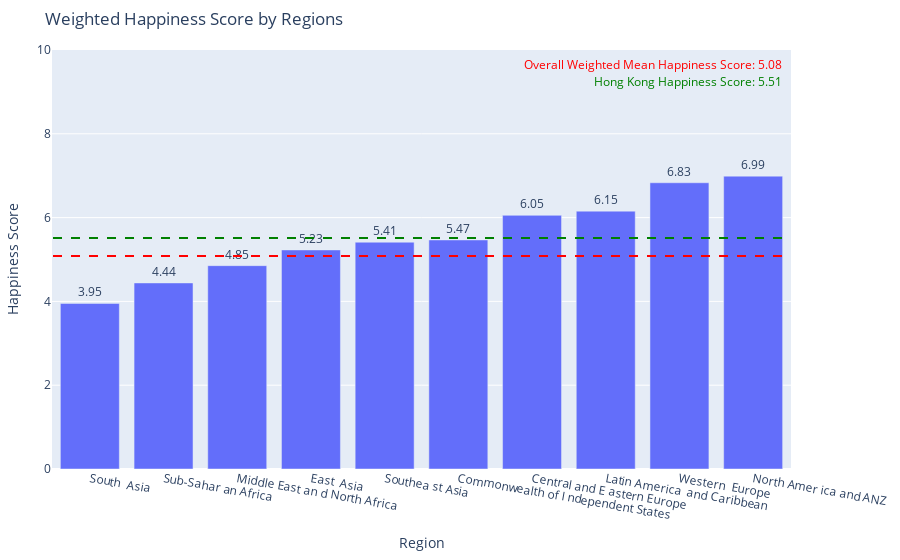

Notebook source saved alongside this figure:
### Markdown cell above
Weighted happiness score of the World Bank defined world regions

### Code cell
#Extract regional mean of Happiness Scores
df_region = df_main_renewed.groupby('region').apply(lambda x: np.average(x['happiness_score'], weights=x['population_2020_mean'])).reset_index(name='weighted_happiness_score')

#Sort the dataframe by Happiness Scores
df_region = df_region.sort_values(by='weighted_happiness_score')

#Plot the bar chart
fig = px.bar(df_region, x='region', y='weighted_happiness_score', text='weighted_happiness_score',
             labels={'weighted_happiness_score': 'Happiness Score', 'region': 'Region'},
             title='Weighted Happiness Score by Regions')

#Paste bar-top labels to the graph
fig.update_traces(texttemplate='%{text:.3s}', textposition='outside')
fig.update_layout(uniformtext_minsize=8, uniformtext_mode='hide')

#Plot a red line for overall mean of Happiness Scores
overall_weighted_happiness = w_happiness_score.mean
fig.add_shape(type='line', x0=-0.5, x1=len(df_region)-0.5, y0=overall_weighted_happiness, y1=overall_weighted_happiness,
              line=dict(color='Red', dash='dash'), name='Weighted Happiness Score')

#Plot a green line for Hong Kong's happiness score
hong_kong_happiness = df_main_renewed[df_main_renewed['country'] == 'Hong Kong S.A.R. of China']['happiness_score'].mean()
fig.add_shape(type='line', x0=-0.5, x1=len(df_region)-0.5, y0=hong_kong_happiness, y1=hong_kong_happiness,
              line=dict(color='Green', dash='dash'), name='Hong Kong Happiness Score')

#Add annotations
fig.add_annotation(x=0.99, y=0.99, text=f'Overall Weighted Mean Happiness Score: {overall_weighted_happiness:.2f}', showarrow=False, xref='paper', yref='paper', font=dict(color='Red'))
fig.add_annotation(x=0.99, y=0.95, text=f'Hong Kong Happiness Score: {hong_kong_happiness:.2f}', showarrow=False, xref='paper', yref='paper', font=dict(color='Green'))

#Set length of X-axis and Y-axis's labels
fig.update_layout(xaxis_tickangle=10, yaxis=dict(range=[0, 10]), margin=dict(t=50, l=25, r=25, b=25), legend=dict(yanchor="top", y=0.99, xanchor="right", x=0.99))
fig.update_xaxes(tickvals=df_region['region'], ticktext=[f'{region[:len(region)//2]}\n{region[len(region)//2:]}' for region in df_region['region']])

#Extent the X-axis
fig.update_layout(xaxis=dict(tickmode='array', tickvals=df_region['region'], ticktext=[f'{region[:len(region)//2]}\n{region[len(region)//2:]}' for region in df_region['region']], automargin=True))

fig.show()

### Figure 1 — Plotly figure (JSON) as saved in the notebook; plotly's stock layout.template omitted (floating-point values rounded to 4 significant figures)
{"data": [{"alignmentgroup": "True", "hovertemplate": "Region=%{x}<br>Happiness Score=%{text}<extra></extra>", "legendgroup": "", "marker": {"color": "#636efa", "pattern": {"shape": ""}}, "name": "", "offsetgroup": "", "orientation": "v", "showlegend": false, "text": [3.952, 4.441, 4.853, 5.228, 5.413, 5.467, 6.054, 6.154, 6.832, 6.99], "textposition": "outside", "texttemplate": "%{text:.3s}", "type": "bar", "x": ["South Asia", "Sub-Saharan Africa", "Middle East and North Africa", "East Asia", "Southeast Asia", "Commonwealth of Independent States", "Central and Eastern Europe", "Latin America and Caribbean", "Western Europe", "North America and ANZ"], "xaxis": "x", "y": [3.952, 4.441, 4.853, 5.228, 5.413, 5.467, 6.054, 6.154, 6.832, 6.99], "yaxis": "y"}], "layout": {"annotations": [{"font": {"color": "Red"}, "showarrow": false, "text": "Overall Weighted Mean Happiness Score: 5.08", "x": 0.99, "xref": "paper", "y": 0.99, "yref": "paper"}, {"font": {"color": "Green"}, "showarrow": false, "text": "Hong Kong Happiness Score: 5.51", "x": 0.99, "xref": "paper", "y": 0.95, "yref": "paper"}], "barmode": "relative", "legend": {"tracegroupgap": 0, "x": 0.99, "xanchor": "right", "y": 0.99, "yanchor": "top"}, "margin": {"b": 25, "l": 25, "r": 25, "t": 50}, "shapes": [{"line": {"color": "Red", "dash": "dash"}, "name": "Weighted Happiness Score", "type": "line", "x0": -0.5, "x1": 9.5, "y0": 5.083, "y1": 5.083}, {"line": {"color": "Green", "dash": "dash"}, "name": "Hong Kong Happiness Score", "type": "line", "x0": -0.5, "x1": 9.5, "y0": 5.51, "y1": 5.51}], "title": {"text": "Weighted Happiness Score by Regions"}, "uniformtext": {"minsize": 8, "mode": "hide"}, "xaxis": {"anchor": "y", "automargin": true, "domain": [0, 1], "tickangle": 10, "tickmode": "array", "ticktext": ["South\n Asia", "Sub-Sahar\nan Africa", "Middle East an\nd North Africa", "East\n Asia", "Southea\nst Asia", "Commonwealth of I\nndependent States", "Central and E\nastern Europe", "Latin America\n and Caribbean", "Western\n Europe", "North Amer\nica and ANZ"], "tickvals": ["South Asia", "Sub-Saharan Africa", "Middle East and North Africa", "East Asia", "Southeast Asia", "Commonwealth of Independent States", "Central and Eastern Europe", "Latin America and Caribbean", "Western Europe", "North America and ANZ"], "title": {"text": "Region"}}, "yaxis": {"anchor": "x", "domain": [0, 1], "range": [0, 10], "title": {"text": "Happiness Score"}}}}
